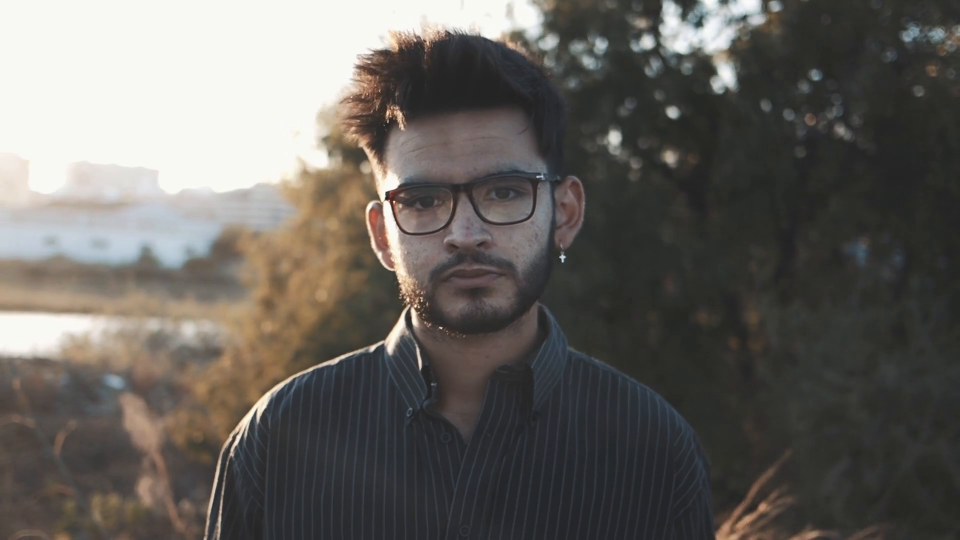
#> input picture frame 19 of video/vid.mp4, 1920 x 1080 px (shown at 1/2 size)
$ python video_detection.py
#> lines starting #> are read from the running program, lines starting #| are printed output that depends on the picture; after the words box and inside, x2 and y2 are one past the last pixel; in counts of white or black regions, pixels touching at a corner belong together
import cv2

face_cascade = cv2.CascadeClassifier("haarcascade_frontalface_default.xml")

video = cv2.VideoCapture("video/vid.mp4")

while True:
    success , frame = video.read()
#> frame is the input picture: shape (1080, 1920, 3); mean B, G, R 94.4, 98.7, 102.1
    if success == True:
        gray = cv2.cvtColor(frame,cv2.COLOR_BGR2GRAY)
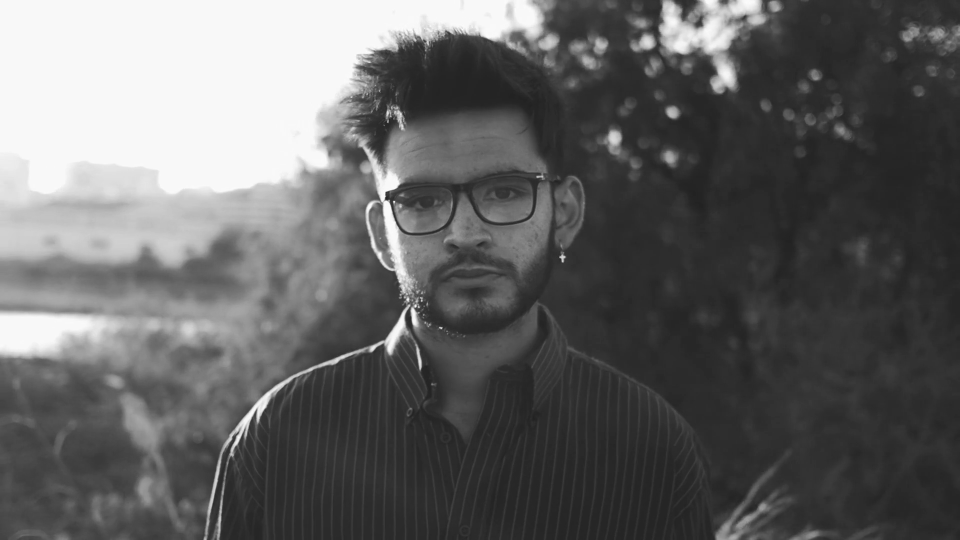
#> gray: shape (1080, 1920) (shown at 1/2 size); min 23, max 254, mean 99.2
        faces = face_cascade.detectMultiScale(gray)
#> faces = [[326, 965, 93, 93], [696, 205, 478, 478]]
        print(faces)
#| [[326 965  93  93]
#|  [696 205 478 478]]
        for X,Y,W,H in faces:
            cv2.rectangle(frame,(X,Y),(X+W,Y+H),(0,0,255),5)
#> this loop made 2 passes
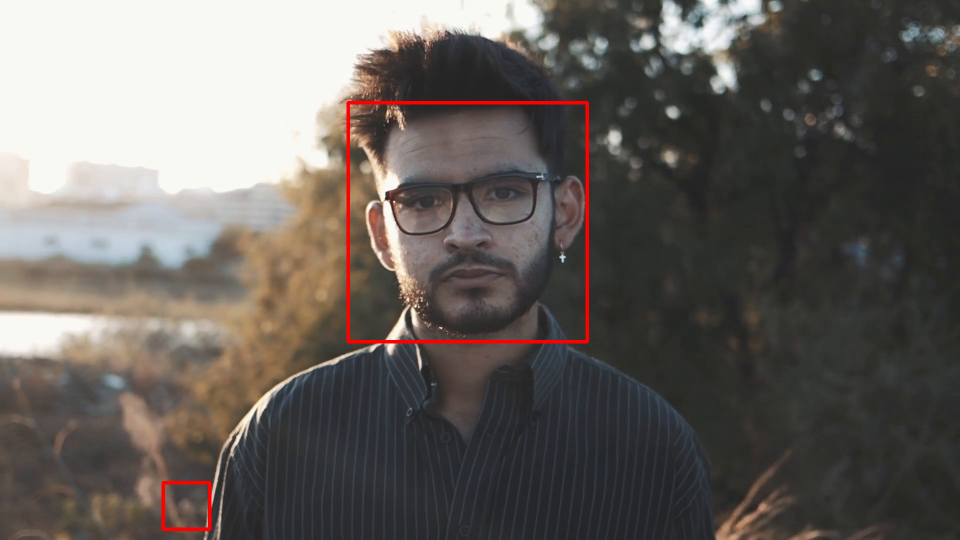
#> frame: shape (1080, 1920, 3) (shown at 1/2 size); 0.77% of pixels changed, all inside (x1, y1, x2, y2) = (323, 202, 1178, 1062)
        frame = cv2.resize(frame, (640, 480))  # Example: resizing to 640x480
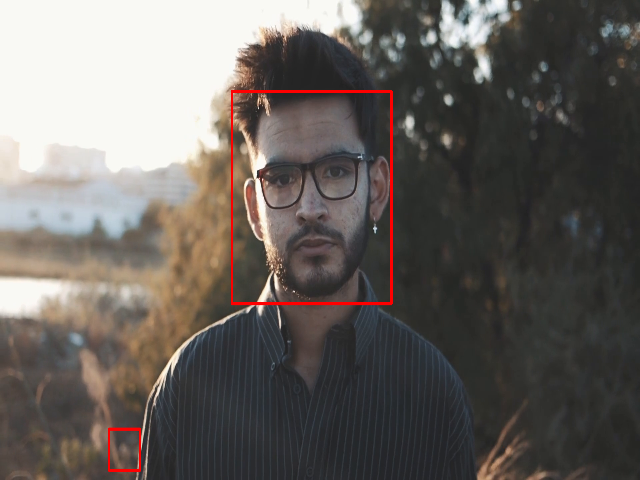
#> frame: shape (480, 640, 3); mean B, G, R 93.9, 98.1, 103.5
        cv2.imshow("video",frame)
        key = cv2.waitKey(1)
#> (key Esc is pressed here)
        if key == 81 or key == 113:
            break
    else:
        print("Video is completed!")
        break

$ run again, starting later in the video
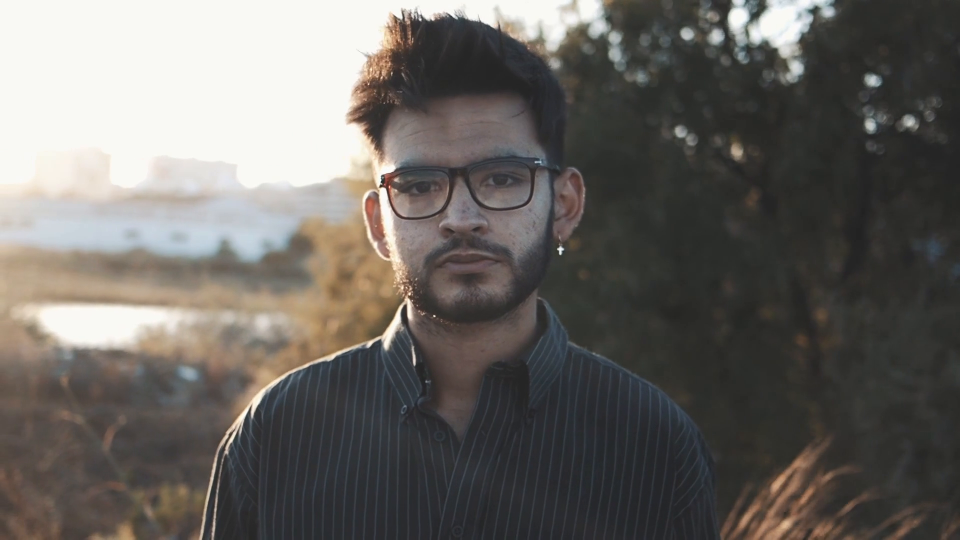
#> input picture frame 86 of video/vid.mp4, 1920 x 1080 px (shown at 1/2 size)
#> frame is the input picture: shape (1080, 1920, 3); mean B, G, R 98.4, 102.5, 105.9
#> faces = [[699, 193, 447, 447]]
#| [[699 193 447 447]]
#> the loop `for X,Y,W,H in faces:` made 1 pass
#> after the loop `for X,Y,W,H in faces:`:
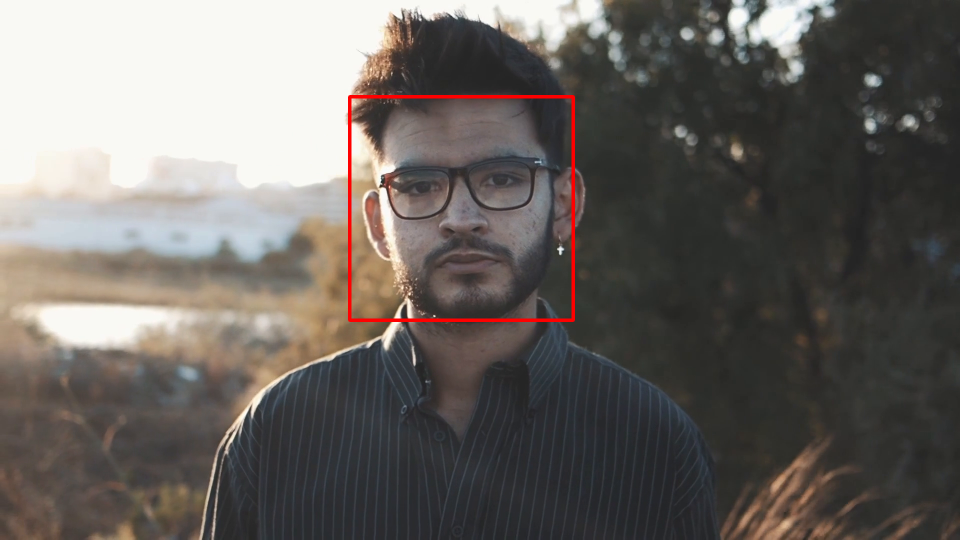
#> frame: shape (1080, 1920, 3) (shown at 1/2 size); 0.6% of pixels changed, all inside (x1, y1, x2, y2) = (696, 190, 1150, 644)
#> `frame = cv2.resize(frame, (640, 480))`:
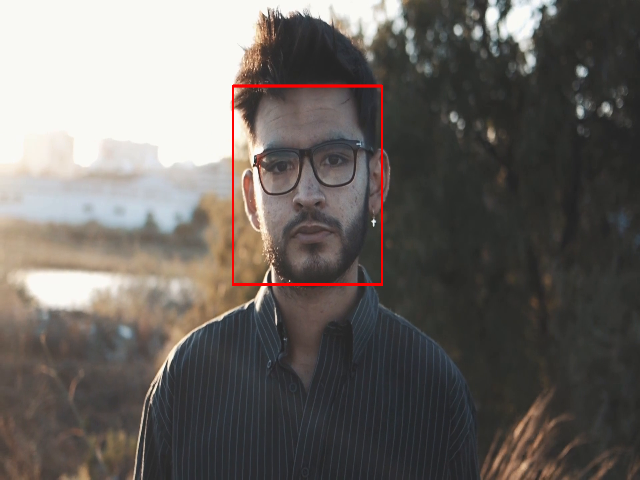
#> frame: shape (480, 640, 3); mean B, G, R 97.9, 102, 106.7

$ run again, starting later in the video
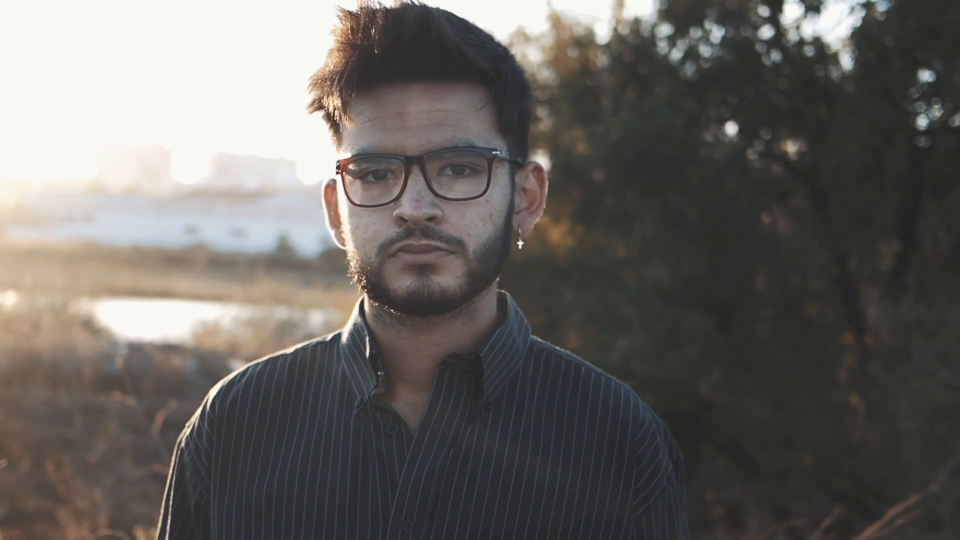
#> input picture frame 153 of video/vid.mp4, 1920 x 1080 px (shown at 1/2 size)
#> frame is the input picture: shape (1080, 1920, 3); mean B, G, R 96.6, 100.6, 103.9
#> faces = [[633, 182, 414, 414]]
#| [[633 182 414 414]]
#> the loop `for X,Y,W,H in faces:` made 1 pass
#> after the loop `for X,Y,W,H in faces:`:
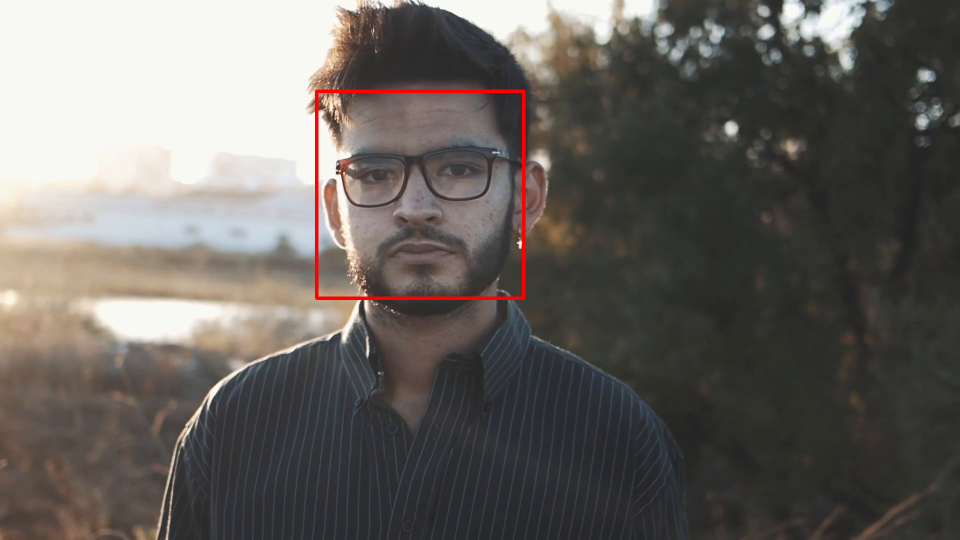
#> frame: shape (1080, 1920, 3) (shown at 1/2 size); 0.56% of pixels changed, all inside (x1, y1, x2, y2) = (630, 179, 1051, 600)
#> `frame = cv2.resize(frame, (640, 480))`:
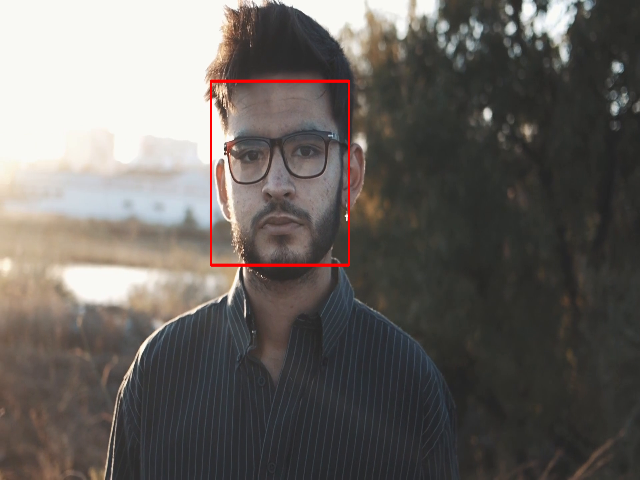
#> frame: shape (480, 640, 3); mean B, G, R 96.1, 100.1, 104.6
